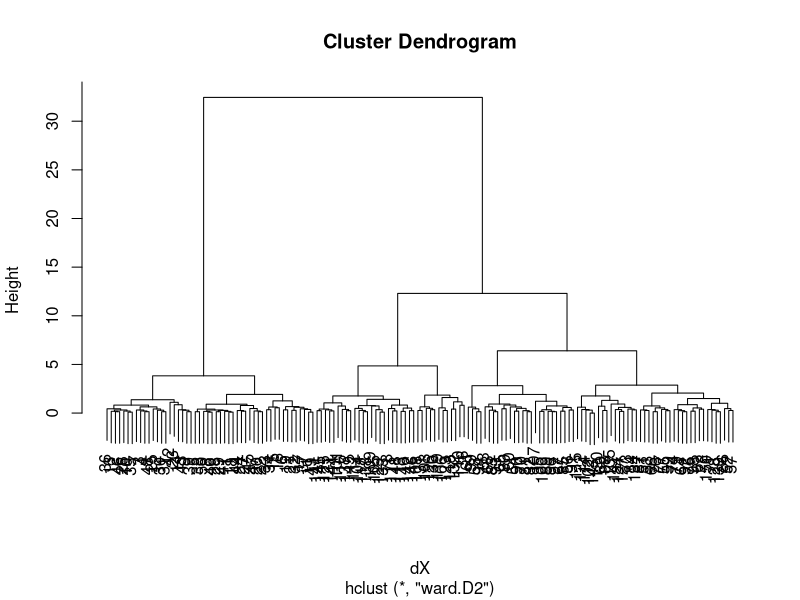
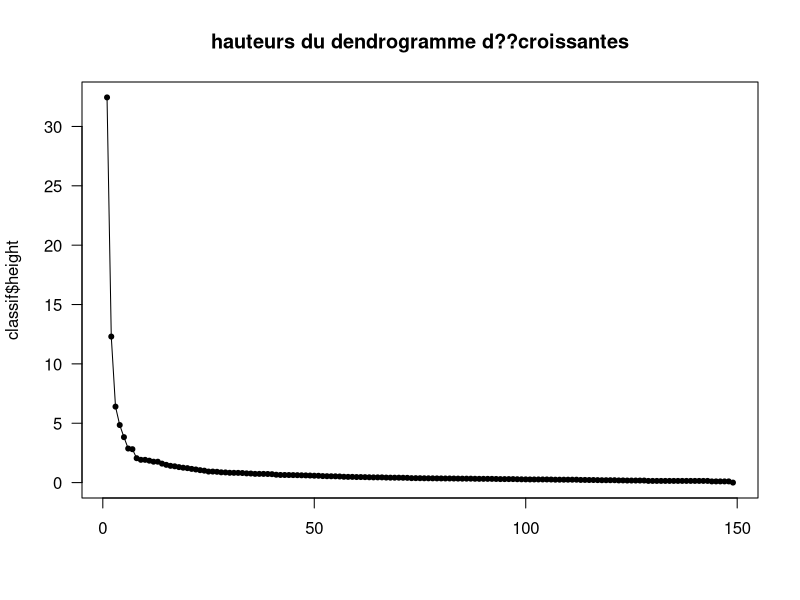
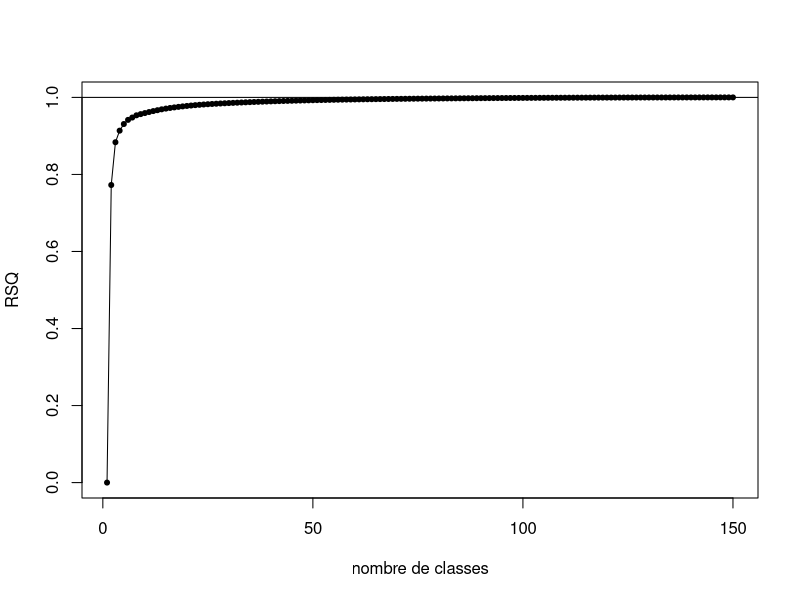
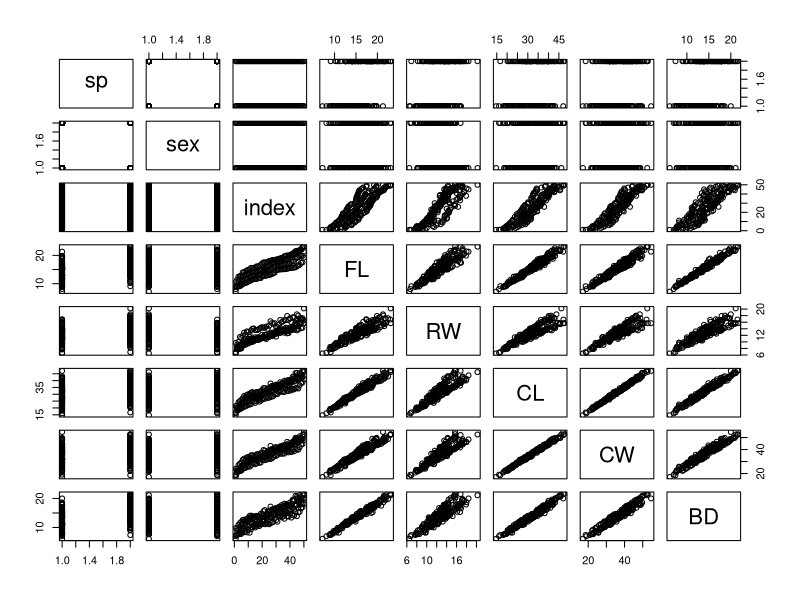
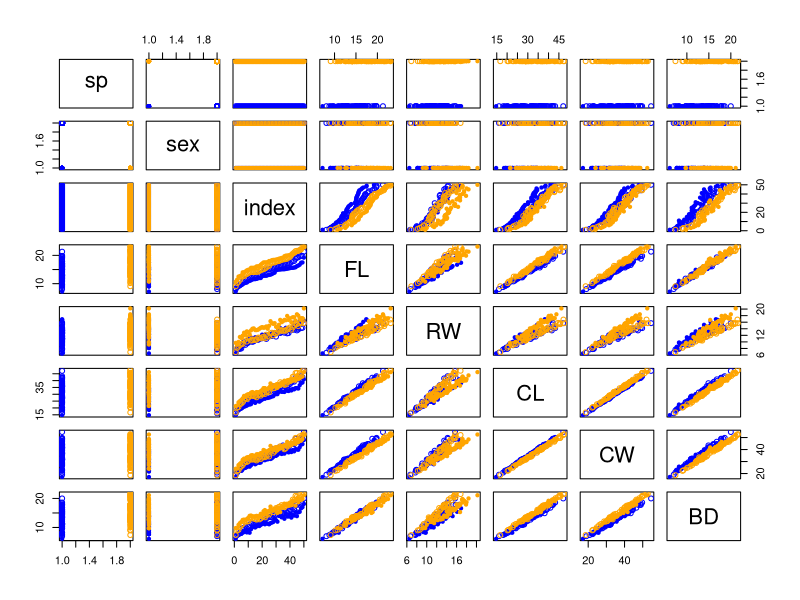
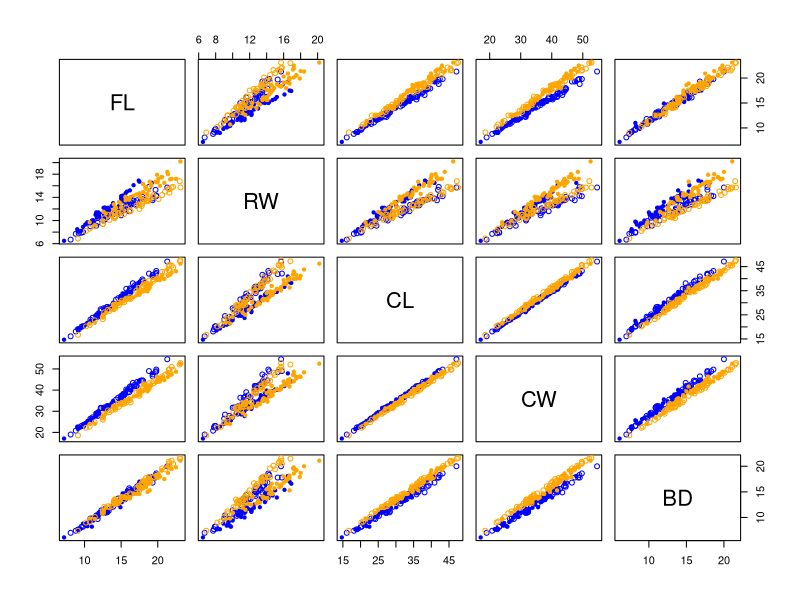
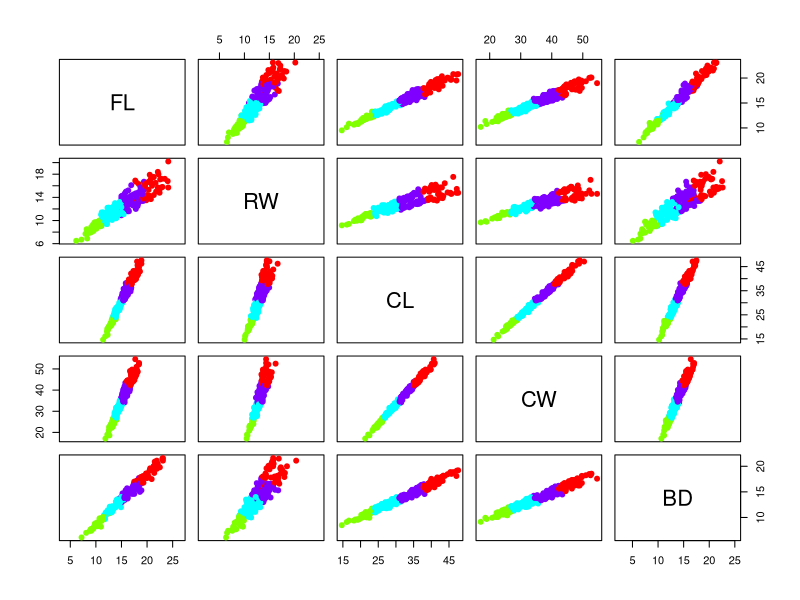
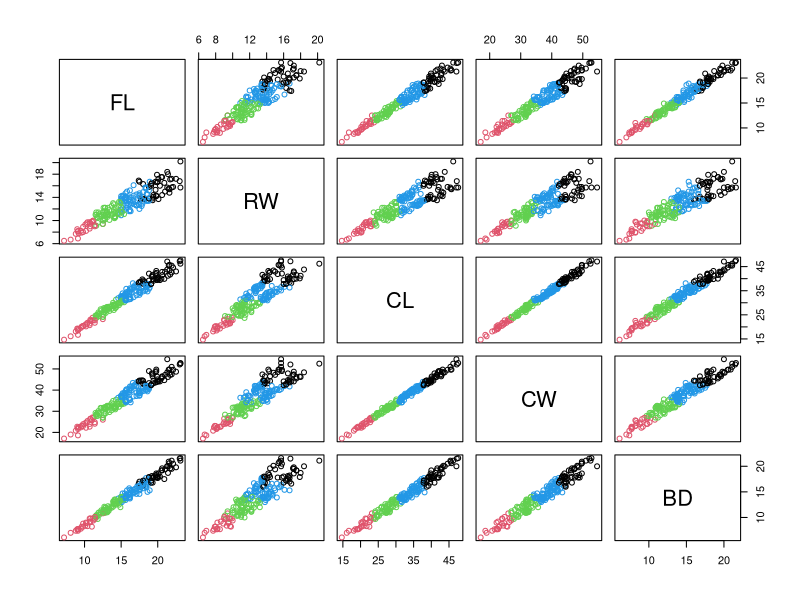

Source code (R) for these figures, in order:
data(iris)
X <- iris[,1:4]
cluster <- iris$Species
#Compute the matrix C=(cik) where cik=1 if i belongs to ck, 0 otherwise
C <- matrix(0,150,3)
for ( i in seq(1,150))
{
  if(cluster[i]=="setosa")
  {
    C[i,1] = 1
  }
  if(cluster[i]=="versicolor")
  {
    C[i,2] = 1
  }
  if(cluster[i]=="virginica")
  {
    C[i,3] = 1
  }
}
C

#En version plus rapide
library(nnet)
C <- class.ind(iris$Species)
C

#Compute M the matrix of gravity center
X <- as.matrix(X)
M <- solve((t(C)%*%C))%*%t(C)%*%X
M

dX <- dist(X)
classif <- hclust(d = dX, method= "ward.D2")
plot(classif)
plot(rev(classif$height), type='l', main="hauteurs du dendrogramme d??croissantes", ylab="classif$height", xlab="", las=1)
points(1:length(classif$height), rev(classif$height), pch=20)
c <- (cbind(1:length(classif$height), rev(classif$height)))
c2 <- diff(c[,2])
res <- diff(c2)
res

P <- X
RSQ <- rep(0, nrow(P))
SQTot <- sum(scale(P,scale=FALSE)^2)
for (i in 1:nrow(P)){
  Cla <- as.factor(cutree(hclust(dX,"ward.D2"),i))
  RSQ[i] <- sum(t((t(sapply(1:ncol(P),function(i) tapply(P[,i],Cla,mean)))-apply(P,2,mean))^2)*as.vector(table(Cla)))/SQTot
}
plot(RSQ, type='l', xlab="nombre de classes")
points(1:length(RSQ),RSQ,pch=20)
abline(h=1)


library(MASS)
data(crabs)
#Represent all crabs with a color corresponding to the specy and a symbol to the sex
plot(crabs)
pairs(crabs, col=c("blue","orange")[crabs$sp], pch=c(20,21)[crabs$sex])
crabsquant <- crabs[,4:8]
pairs(crabsquant, col=c("blue","orange")[crabs$sp], pch=c(20,21)[crabs$sex])


#Use kmeans to find 4 classes in crabsquant
nbclasse = 4
KM <- kmeans(crabsquant,nbclasse)
#couleur <- c("blue", "red", "orange2", "pink")
plot(crabsquant, asp = 1, pch = 19, col = rainbow(nbclasse)[KM$cluster])
points(KM$centers, pch = 8, col = rainbow(nbclasse)[KM$cluster], cex = 2)
trueClasses <- paste(crabs$sex,crabs$sp,sep="-")
table(trueClasses, KM$cluster)
pairs(crabsquant, col=KM$cluster)
pairs(crabsquant, col=as.factor(trueClasses))


for (i in 1:100)
{
  KM <- kmeans(crabsquant,nbclasse)
  #couleur <- c("blue", "red", "orange2", "pink")
  plot(crabsquant, asp = 1, pch = 19, col = rainbow(nbclasse)[KM$cluster])
  points(KM$centers, pch = 8, col = rainbow(nbclasse)[KM$cluster], cex = 2)
}

Newcrabs <- crabsquant[,-3]/crabsquant$CL

nbclasse = 4
KM2 <- kmeans(Newcrabs,nbclasse)
#couleur <- c("blue", "red", "orange2", "pink")
plot(Newcrabs, asp = 1, pch = 19, col = rainbow(nbclasse)[KM2$cluster])
points(KM2$centers, pch = 8, col = rainbow(nbclasse)[KM2$cluster], cex = 2)
trueClasses2 <- paste(crabs$sex,crabs$sp,sep="-")
table(trueClasses2, KM2$cluster)
pairs(Newcrabs, col=KM2$cluster)
pairs(Newcrabs, col=as.factor(trueClasses2))


for (i in 1:100)
{
  KM2 <- kmeans(Newcrabs,nbclasse)
  #couleur <- c("blue", "red", "orange2", "pink")
  plot(Newcrabs, asp = 1, pch = 19, col = rainbow(nbclasse)[KM2$cluster])
  points(KM2$centers, pch = 8, col = rainbow(nbclasse)[KM2$cluster], cex = 2)
}


Vect <- rep(0,20)
for (i in 1:20)
{
  nbClasse = i
  KM <- kmeans(crabsquant,nbClasse)
  Vect[i] <- KM$withinss
}
plot(Vect)

hist(mapply(function(x){kmeans(crabsquant,4,nstart=1)$tot.withinss},1:1000))
hist(mapply(function(x){kmeans(Newcrabs,4,nstart=1)$tot.withinss},1:1000))



#graphe styl?? pour montrer les centres de classes
#structure
z <- kde2d(Newcrabs[,2], Newcrabs[,4])
contour(z)

#affiche les crabes male/femelle bleus/oranges
points(Newcrabs[,c(2,4)],col=c("blue","orange")[crabs$sp],pch=c(20,21)[crabs$sex])

#affiche les centres de classes
points(KM2$center[,c(2,4)], cex=3, pch=21, bg="red")


#Mixture Models

#Exercise 1

#a)
nks <- rmultinom(1,1000,prob=c(1/3,2/3))
means <-c(0,4)
sds <- c(1,1/2)
samples <- mapply(function(nk, mean, sd){rnorm(nk, mean, sd)}, nks, means,sds)
hist(x<-unlist(samples))


curve(dnorm(x,mean=4, sd=1/2),-2,7, col="blue")
curve(dnorm(x,mean=0,sd=1),-2,7, add=T, col="orange")


mixture <- function(x){1/3*dnorm(x,mean=0,sd=1)+2/3*dnorm(x,mean=4, sd=1/2)}

curve(mixture(x),-2,7, add=T, col="red")

 #b)
res.kmeans <- kmeans(unlist(samples),2,nstart=10)
plot(unlist(samples), asp = 1, pch = 19, col = rainbow(2)[res.kmeans$cluster], ylim=c(0,5))
list.of.cluster <- split(data.frame(x), res.kmeans$cluster)

#c)
by(x,res.kmeans$cluster,sd)


library(mclust)
M <- Mclust(x)
M$parameters
#initialisaion : hierarchie clustering et fait turner l'algo
summary(M)
plot(M)

ME <- Mclust(x, modelNames = "E")
plot(ME)
#Avec E on cherche des sigma egaux pour chaque gaussienne, or ici ce n'est pas ce qu'on cherche

#e)
#Le meilleur model est celui avec V


#Exercice 2

data <- faithful
Mdata <- Mclust(data)
summary(data)
Mdata$parameters
plot(Mdata)
summary(Mdata)
#La sortie nous dit que le meilleur modele est compos?? de 3 Gaussiennes ayant la m??me variance

#Mdata$z est la matrice des tik (=proba de l'??l??ment i d'appartenir ?? une classe k)

dData <- dist(data)
hData <- hclust(dData, method="ward.D")
plot(hData)
hData3 <- cutree(hData,3)
plot(hData3)
Mclust.cluster <- Mclust(data)$classification
table(hData3,Mclust.cluster)
